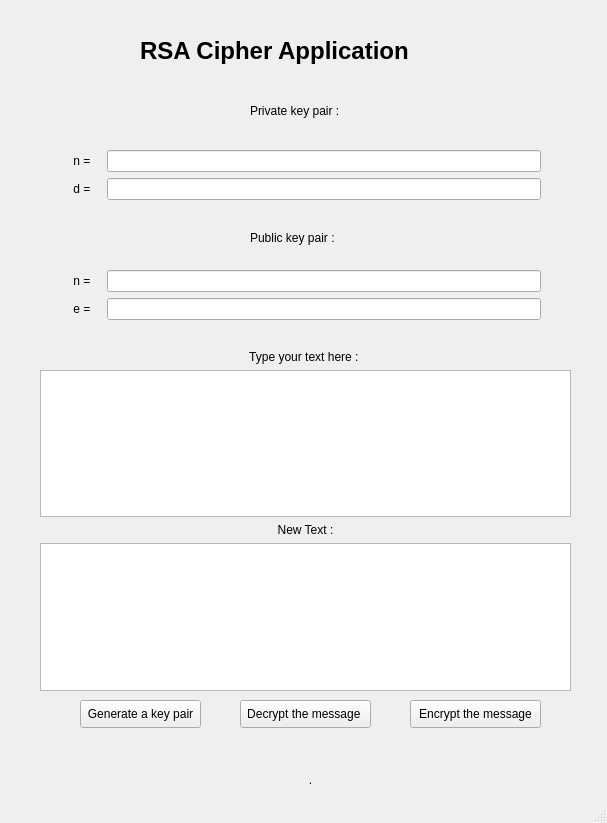
<?xml version="1.0" encoding="UTF-8"?>
<ui version="4.0">
 <class>MainWindow</class>
 <widget class="QMainWindow" name="MainWindow">
  <property name="geometry">
   <rect>
    <x>0</x>
    <y>0</y>
    <width>607</width>
    <height>823</height>
   </rect>
  </property>
  <property name="windowTitle">
   <string>MainWindow</string>
  </property>
  <widget class="QWidget" name="centralwidget">
   <widget class="QLabel" name="label_Title">
    <property name="geometry">
     <rect>
      <x>140</x>
      <y>20</y>
      <width>361</width>
      <height>61</height>
     </rect>
    </property>
    <property name="font">
     <font>
      <family>MS Shell Dlg 2</family>
      <pointsize>18</pointsize>
      <weight>75</weight>
      <bold>true</bold>
     </font>
    </property>
    <property name="text">
     <string>RSA Cipher Application</string>
    </property>
   </widget>
   <widget class="QLabel" name="label_Blablabla">
    <property name="geometry">
     <rect>
      <x>80</x>
      <y>770</y>
      <width>461</width>
      <height>20</height>
     </rect>
    </property>
    <property name="text">
     <string>.</string>
    </property>
    <property name="alignment">
     <set>Qt::AlignCenter</set>
    </property>
   </widget>
   <widget class="QWidget" name="layoutWidget">
    <property name="geometry">
     <rect>
      <x>40</x>
      <y>350</y>
      <width>531</width>
      <height>341</height>
     </rect>
    </property>
    <layout class="QVBoxLayout" name="verticalLayout">
     <item>
      <widget class="QLabel" name="label_Type_Text">
       <property name="text">
        <string>Type your text here : </string>
       </property>
       <property name="alignment">
        <set>Qt::AlignCenter</set>
       </property>
      </widget>
     </item>
     <item>
      <widget class="QTextEdit" name="textEdit_Type_Text"/>
     </item>
     <item>
      <widget class="QLabel" name="label_New_Text">
       <property name="text">
        <string>New Text :</string>
       </property>
       <property name="alignment">
        <set>Qt::AlignCenter</set>
       </property>
      </widget>
     </item>
     <item>
      <widget class="QTextEdit" name="textEdit_New_Text"/>
     </item>
    </layout>
   </widget>
   <widget class="QPushButton" name="pushButton_Generate_Keys">
    <property name="geometry">
     <rect>
      <x>80</x>
      <y>700</y>
      <width>121</width>
      <height>28</height>
     </rect>
    </property>
    <property name="text">
     <string>Generate a key pair</string>
    </property>
   </widget>
   <widget class="QPushButton" name="pushButton_Encrypt">
    <property name="geometry">
     <rect>
      <x>410</x>
      <y>700</y>
      <width>131</width>
      <height>28</height>
     </rect>
    </property>
    <property name="text">
     <string>Encrypt the message</string>
    </property>
   </widget>
   <widget class="QPushButton" name="pushButton_Decrypt">
    <property name="geometry">
     <rect>
      <x>240</x>
      <y>700</y>
      <width>131</width>
      <height>28</height>
     </rect>
    </property>
    <property name="text">
     <string>Decrypt the message </string>
    </property>
   </widget>
   <widget class="QLabel" name="label_Private_Key">
    <property name="geometry">
     <rect>
      <x>250</x>
      <y>90</y>
      <width>109</width>
      <height>42</height>
     </rect>
    </property>
    <property name="text">
     <string>Private key pair :       </string>
    </property>
   </widget>
   <widget class="QLabel" name="label_Public_Key">
    <property name="geometry">
     <rect>
      <x>250</x>
      <y>230</y>
      <width>91</width>
      <height>16</height>
     </rect>
    </property>
    <property name="text">
     <string>Public key pair :</string>
    </property>
   </widget>
   <widget class="QWidget" name="layoutWidget">
    <property name="geometry">
     <rect>
      <x>70</x>
      <y>270</y>
      <width>471</width>
      <height>52</height>
     </rect>
    </property>
    <layout class="QGridLayout" name="gridLayout">
     <item row="0" column="0">
      <widget class="QLabel" name="Public_N_Label">
       <property name="text">
        <string> n =   </string>
       </property>
      </widget>
     </item>
     <item row="0" column="1">
      <widget class="QLineEdit" name="lineEdit_Public_N"/>
     </item>
     <item row="1" column="0">
      <widget class="QLabel" name="Public_E_Label">
       <property name="text">
        <string> e =  </string>
       </property>
      </widget>
     </item>
     <item row="1" column="1">
      <widget class="QLineEdit" name="lineEdit_Public_E">
       <property name="text">
        <string/>
       </property>
      </widget>
     </item>
    </layout>
   </widget>
   <widget class="QWidget" name="layoutWidget">
    <property name="geometry">
     <rect>
      <x>70</x>
      <y>150</y>
      <width>471</width>
      <height>52</height>
     </rect>
    </property>
    <layout class="QGridLayout" name="gridLayout_3">
     <item row="0" column="0">
      <widget class="QLabel" name="Private_N_Label">
       <property name="text">
        <string> n =   </string>
       </property>
      </widget>
     </item>
     <item row="0" column="1">
      <widget class="QLineEdit" name="lineEdit_Private_N"/>
     </item>
     <item row="1" column="0">
      <widget class="QLabel" name="Private_D_Label">
       <property name="text">
        <string> d = </string>
       </property>
      </widget>
     </item>
     <item row="1" column="1">
      <widget class="QLineEdit" name="lineEdit_Private_D">
       <property name="text">
        <string/>
       </property>
      </widget>
     </item>
    </layout>
   </widget>
  </widget>
  <widget class="QStatusBar" name="statusbar"/>
 </widget>
 <resources/>
 <connections/>
</ui>
